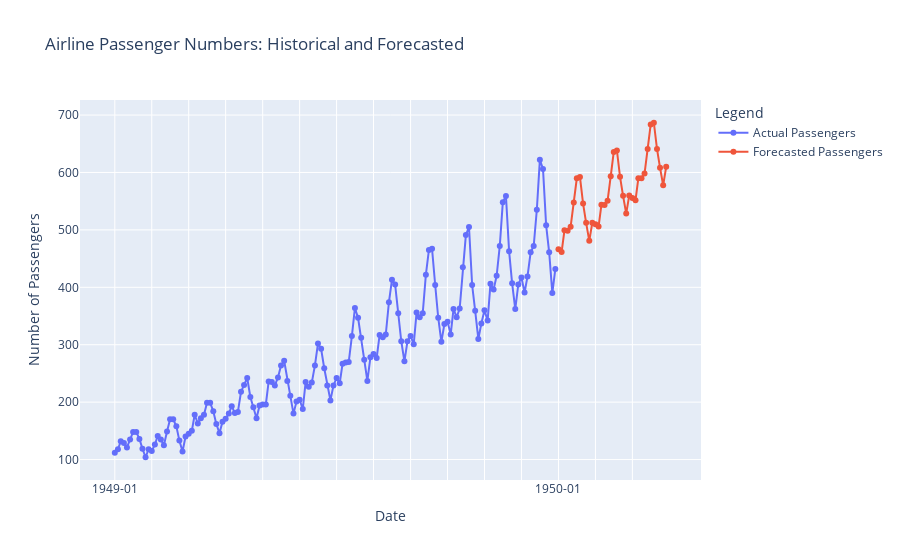

Notebook source saved alongside this figure:
### Code cell
import plotly.graph_objects as go

# Convert the 'Month' in data to match predictions_df format
data['Month'] = pd.to_datetime(data['Month']).dt.strftime('%Y-%m')

# Combine historical data and predictions
combined_data = pd.concat([
    data.set_index('Month'),
    predictions_df.set_index('Month')
], axis=0)

# Plotting
fig = go.Figure()

# Add historical data to the plot
fig.add_trace(go.Scatter(x=combined_data.index[:len(data)], y=combined_data['#Passengers'][:len(data)],
                         mode='lines+markers', name='Actual Passengers'))

# Add forecast data to the plot
fig.add_trace(go.Scatter(x=combined_data.index[len(data):], y=combined_data['Forecast_Passengers'][len(data):],
                         mode='lines+markers', name='Forecasted Passengers'))

# Update plot layout
fig.update_layout(
    title='Airline Passenger Numbers: Historical and Forecasted',
    xaxis_title='Date',
    yaxis_title='Number of Passengers',
    legend_title='Legend',
    xaxis=dict(
        tickmode='array',
        tickvals=combined_data.index[::12],  # Show only one label per year or adjust as needed
        ticktext=[date if i % 12 == 0 else '' for i, date in enumerate(combined_data.index)],  # Label formatting
    )
)

# Show the plot
fig.show()

### Figure 1 — Plotly figure (JSON) as saved in the notebook; plotly's stock layout.template omitted (floating-point values rounded to 4 significant figures; data arrays with more than 128 entries replaced by an {"elided": "..."} marker saying what was removed)
{"data": [{"mode": "lines+markers", "name": "Actual Passengers", "type": "scatter", "x": {"elided": "144 str values"}, "y": {"elided": "144 int values"}}, {"mode": "lines+markers", "name": "Forecasted Passengers", "type": "scatter", "x": ["1961-01", "1961-02", "1961-03", "1961-04", "1961-05", "1961-06", "1961-07", "1961-08", "1961-09", "1961-10", "1961-11", "1961-12", "1962-01", "1962-02", "1962-03", "1962-04", "1962-05", "1962-06", "1962-07", "1962-08", "1962-09", "1962-10", "1962-11", "1962-12", "1963-01", "1963-02", "1963-03", "1963-04", "1963-05", "1963-06", "1963-07", "1963-08", "1963-09", "1963-10", "1963-11", "1963-12"], "y": [466.1, 461.7, 499.2, 498.5, 505.7, 547.9, 589.9, 592.1, 545.8, 512.3, 481.0, 512.4, 509.8, 505.8, 543.7, 543.4, 550.9, 593.4, 635.9, 638.4, 592.4, 559.4, 528.3, 560.1, 555.5, 551.8, 590.1, 590.1, 598.0, 641.0, 683.7, 686.6, 641.1, 608.3, 577.7, 609.8]}], "layout": {"legend": {"title": {"text": "Legend"}}, "title": {"text": "Airline Passenger Numbers: Historical and Forecasted"}, "xaxis": {"tickmode": "array", "ticktext": {"elided": "180 str values"}, "tickvals": ["1949-01", "1950-01", "1951-01", "1952-01", "1953-01", "1954-01", "1955-01", "1956-01", "1957-01", "1958-01", "1959-01", "1960-01", "1961-01", "1962-01", "1963-01"], "title": {"text": "Date"}}, "yaxis": {"title": {"text": "Number of Passengers"}}}}
